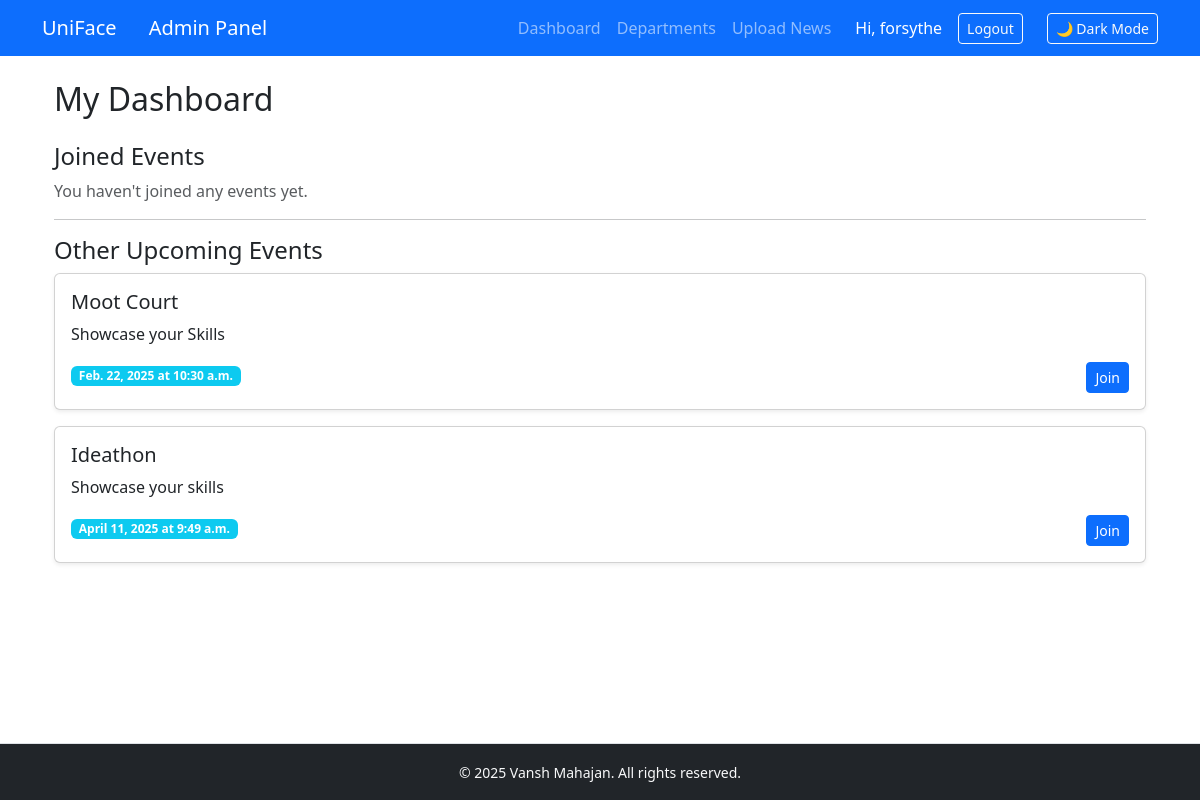
The page /dashboard/ (signed in) on the database its author committed.
### core/models.py (models this page shows, shortened)
class Event(models.Model):
    department = models.ForeignKey(Department, on_delete=models.CASCADE)
    title = models.CharField(max_length=255)
    description = models.TextField()
    date = models.DateField()
    time = models.TimeField()
    created_by = models.ForeignKey(User, on_delete=models.CASCADE, null=True, blank=True)
    participants = models.ManyToManyField(User, related_name='joined_events', blank=True)
    attendees = models.ManyToManyField(User, related_name='event_rsvps', blank=True)

### core/views.py (the view)
# urls.py: path('dashboard/', views.dashboard, name='dashboard'),
@login_required
def dashboard(request):
    user = request.user
    joined_events = user.joined_events.all()
    upcoming_events = Event.objects.exclude(participants=user).order_by('date')
    return render(request, 'core/dashboard.html', {
        'joined_events': joined_events,
        'upcoming_events': upcoming_events
    })

### core/templates/core/dashboard.html
{% extends 'core/base.html' %}
{% block content %}
<div class="container mt-4">
    <h2 class="mb-4">My Dashboard</h2>
    <h4>Joined Events</h4>
    {% if joined_events %}
        {% for event in joined_events %}
            <div class="card mb-3 shadow-sm">
                <div class="card-body">
                    <h5 class="card-title">{{ event.title }}</h5>
                    <p>{{ event.description }}</p>
                    <span class="badge bg-info">{{ event.date }} at {{ event.time }}</span>
                    <a href="{% url 'leave_event' event.id %}" class="btn btn-danger btn-sm float-end">Leave</a>
                </div>
            </div>
        {% endfor %}
    {% else %}
        <p class="text-muted">You haven't joined any events yet.</p>
    {% endif %}
    <hr>
    <h4>Other Upcoming Events</h4>
    {% for event in upcoming_events %}
        <div class="card mb-3 shadow-sm">
            <div class="card-body">
                <h5 class="card-title">{{ event.title }}</h5>
                <p>{{ event.description }}</p>
                <span class="badge bg-info">{{ event.date }} at {{ event.time }}</span>
                <a href="{% url 'join_event' event.id %}" class="btn btn-primary btn-sm float-end">Join</a>
            </div>
        </div>
    {% empty %}
        <p class="text-muted">No upcoming events.</p>
    {% endfor %}
</div>
{% endblock %}

### core/templates/core/base.html (shortened to what this page needs)
<!DOCTYPE html>
<html>
<head>
    <link href="https://cdn.jsdelivr.net/npm/bootstrap@5.3.0/dist/css/bootstrap.min.css" rel="stylesheet">
</head>
<body>
<nav class="navbar navbar-expand-lg navbar-dark bg-primary" id="mainNavbar">
    <div class="container">
        <a class="navbar-brand" href="/">UniFace</a>
        {% if user.is_staff %}
        <a class="navbar-brand ms-3" href="{% url 'admin_dashboard' %}">Admin Panel</a>
        {% endif %}
        <div class="collapse navbar-collapse justify-content-end" id="navbarNav">
            {% if user.is_authenticated %}
            <ul class="navbar-nav me-3">
                <li class="nav-item">
                    <a class="nav-link" href="{% url 'dashboard' %}">Dashboard</a>
                </li>
                <li class="nav-item">
                    <a class="nav-link" href="{% url 'department_overview' %}">Departments</a>
                </li>
                <li class="nav-item">
                    <a class="nav-link" href="{% url 'upload_news' %}">Upload News</a>
                </li>
            </ul>
            <div class="d-flex align-items-center">
                <span class="text-white me-3">Hi, {{ user.username }}</span>
                <form method="post" action="{% url 'logout' %}" class="me-2">
                    <button type="submit" class="btn btn-outline-light btn-sm">Logout</button>
                </form>
            </div>
            {% endif %}
            <button id="darkModeToggle" class="btn btn-outline-light btn-sm ms-3">🌙 Dark Mode</button>
        </div>
    </div>
</nav>
<div class="container mt-4 content-container">
    {% block content %}
    {% endblock %}
</div>
<footer class="text-center py-3 bg-dark text-light border-top position-fixed bottom-0 w-100">
    <small>&copy; 2025 Vansh Mahajan. All rights reserved.</small>
</footer>
</body>
</html>

### core/templates/core/base.html (style rules this page uses)
footer { margin-top: 100px; }
.content-container { padding-bottom: 150px; }

### rows shown on the page
Event: title "Moot Court", description "Showcase your Skills", date "Feb. 22, 2025", time "10:30 a.m."
Event: title "Ideathon", description "Showcase your skills", date "April 11, 2025", time "9:49 a.m."

### other values the page prints
{{ user.username }} "forsythe"
